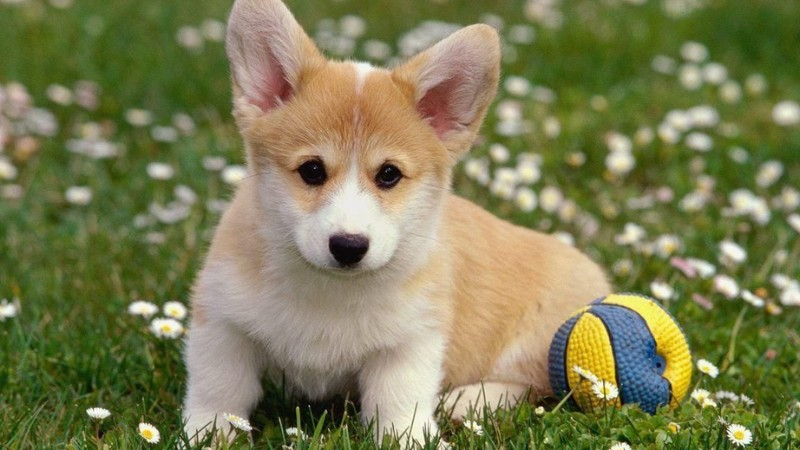
#> input picture img/dog.jpg, 800 x 450 px, found by its file name
$ python Loc_Laplace.py
#> lines starting #> are read from the running program, lines starting #| are printed output that depends on the picture
import cv2
import matplotlib.pyplot as plt
import numpy as np
from scipy.ndimage import gaussian_filter

img = cv2.imread("img/dog.jpg", 0)
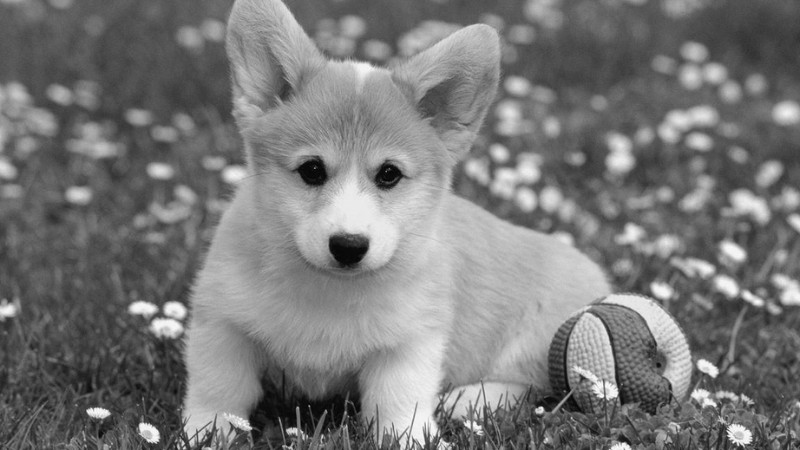
#> img: shape (450, 800); min 0, max 255, mean 120.3
img_copy = img.copy()
img = gaussian_filter(img, 3)
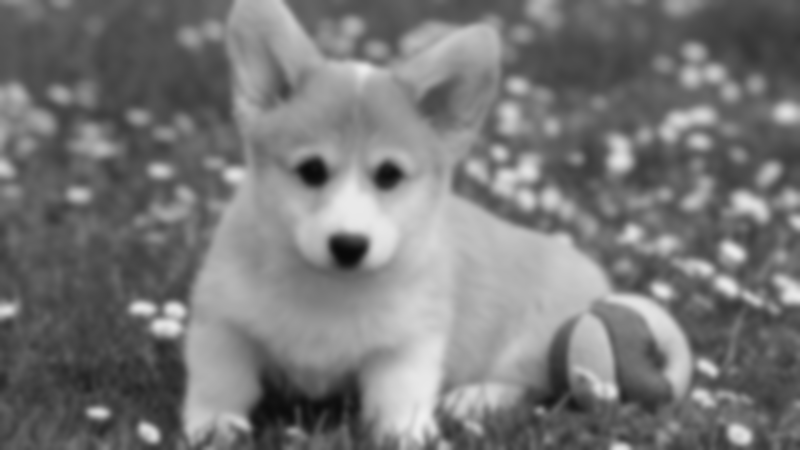
#> img: shape (450, 800); min 9, max 239, mean 119.3
M, N = img.shape
#> M = 450; N = 800
pi = np.pi
C = -10
F = np.fft.fft2(img)
u = np.arange(0,M,1)
#> u = 450 values from 0 to 449
v = np.arange(0,N,1)
#> v = 800 values from 0 to 799
idx = (u > M/2)
u[idx] = u[idx] - M
idy = (v > N/2)
v[idy] = v[idy] - N
[V,U] = np.meshgrid(v,u)
D = np.sqrt(np.power(U, 2) + np.power(V, 2))
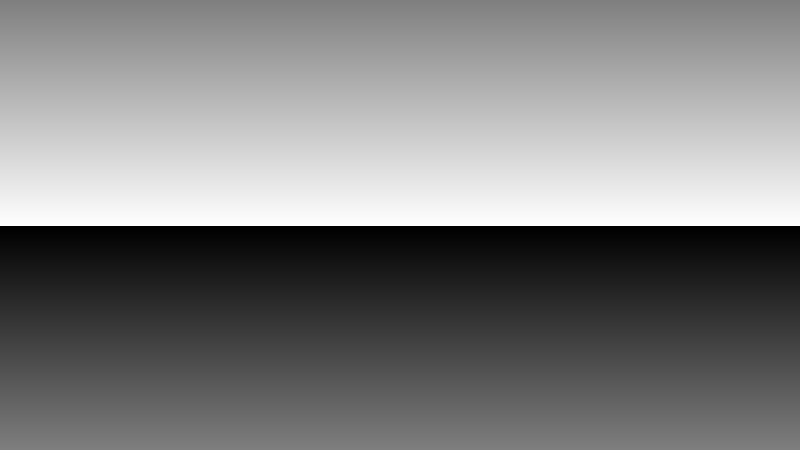
#> U: shape (450, 800) int64; min -224, max 225, mean 0.5; drawn with min black and max white
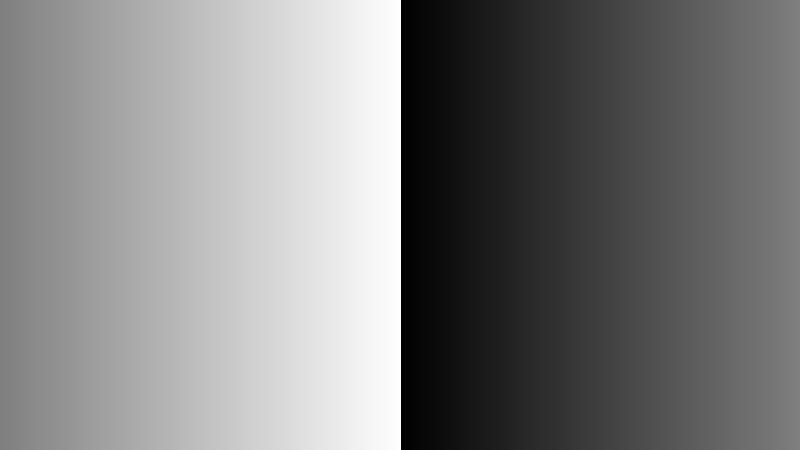
#> V: shape (450, 800) int64; min -399, max 400, mean 0.5; drawn with min black and max white
H = (-4 * pi * pi) * np.power(D, 2)
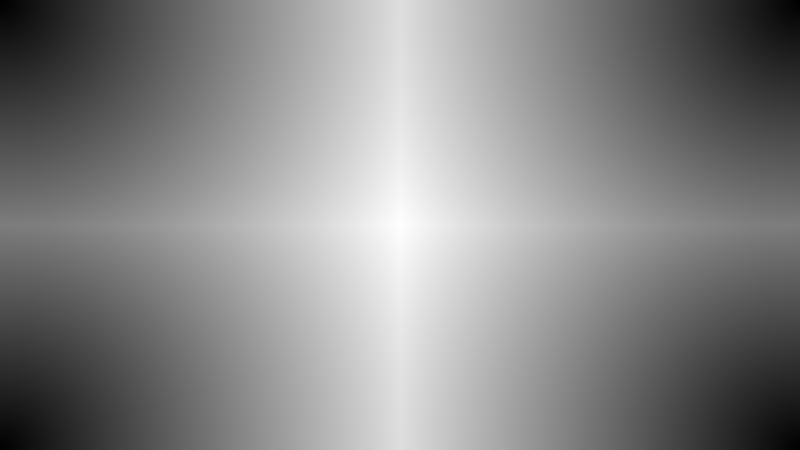
#> D: shape (450, 800) float64; min 0, max 458.9, mean 244.8; drawn with min black and max white
G = H * F
Out = np.real(np.fft.ifft2(G))
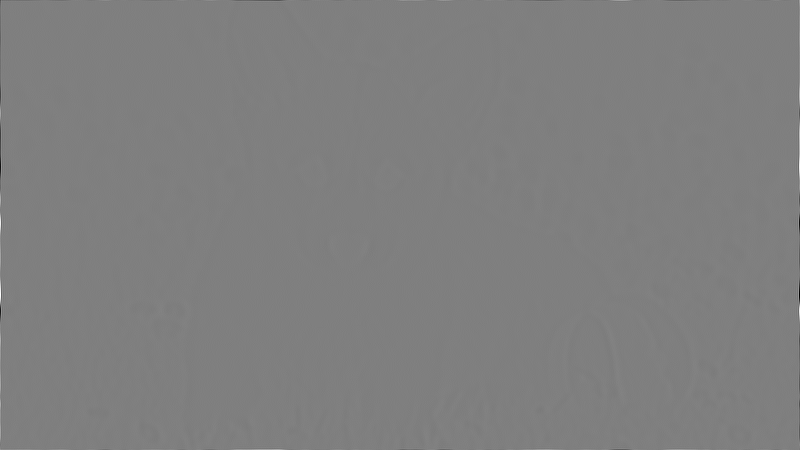
#> Out: shape (450, 800) float64; min -158594190.6, max 158757443, mean 0; drawn with min black and max white
imgOut = Out / np.max(Out)
imfFilter = np.array(img + C * imgOut, 'uint8')
fig = plt.figure(dpi = 600)
plt.subplot(1,3,1)
plt.imshow(img_copy, cmap="gray")
plt.axis("off")
plt.title("InputImage", fontsize=3)
plt.subplot(1,3,2)
plt.imshow(Out, cmap="gray")
plt.axis("off")
plt.title("Laplacian HF image", fontsize=3)
plt.subplot(1,3,3)
plt.imshow(imfFilter, cmap="gray")
plt.axis("off")
plt.title("Image Enhenced using Laplacian HF", fontsize=3)
plt.show()

$ run again, with img/PCB_xray_330_334.jpg copied over img/dog.jpg
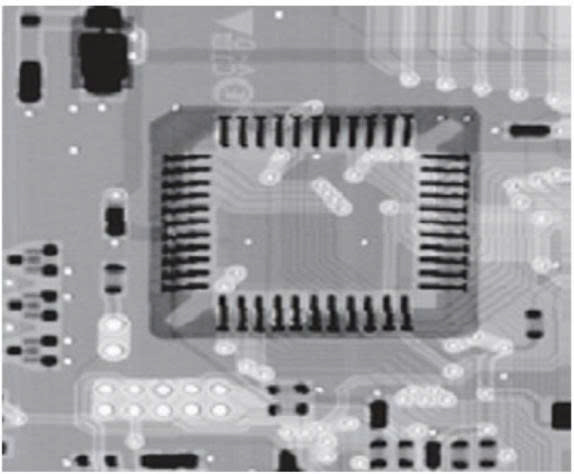
#> input picture img/PCB_xray_330_334.jpg, 574 x 474 px, found by its file name
#> `D = np.sqrt(np.power(U, 2) + np.power(V, 2))`:
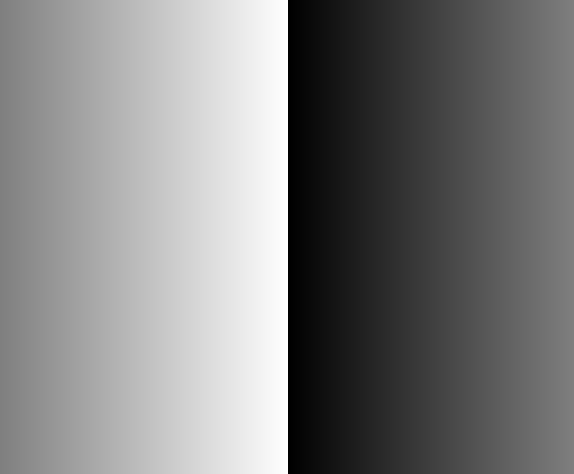
#> V: shape (474, 574) int64; min -286, max 287, mean 0.5; drawn with min black and max white
#> `H = (-4 * pi * pi) * np.power(D, 2)`:
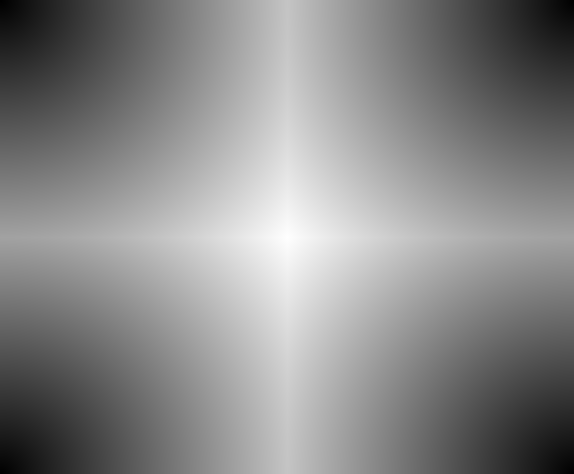
#> D: shape (474, 574) float64; min 0, max 372.2, mean 201; drawn with min black and max white

$ run again, with img/bien640_480.jpg copied over img/dog.jpg
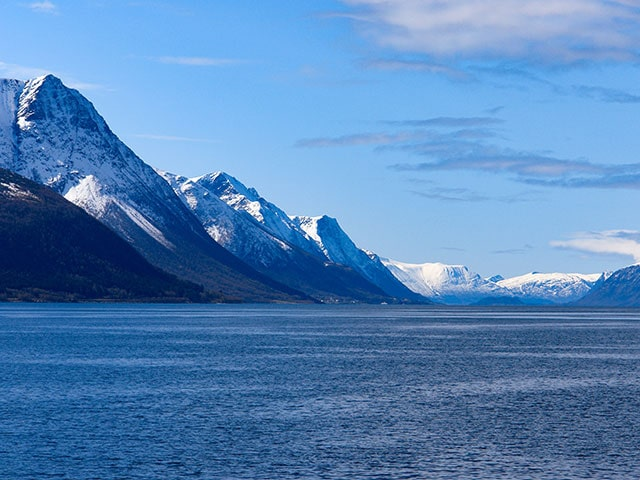
#> input picture img/bien640_480.jpg, 640 x 480 px, found by its file name
#> `D = np.sqrt(np.power(U, 2) + np.power(V, 2))`:
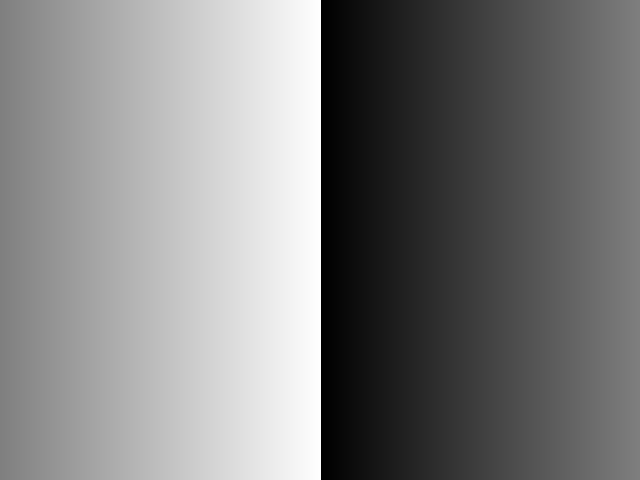
#> V: shape (480, 640) int64; min -319, max 320, mean 0.5; drawn with min black and max white
#> `H = (-4 * pi * pi) * np.power(D, 2)`:
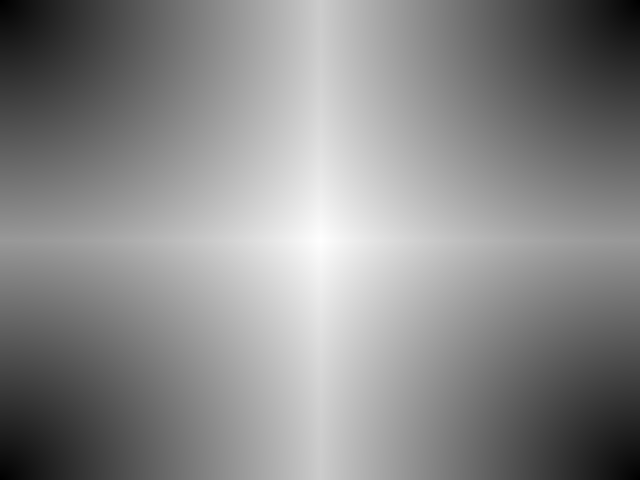
#> D: shape (480, 640) float64; min 0, max 400, mean 215.6; drawn with min black and max white
